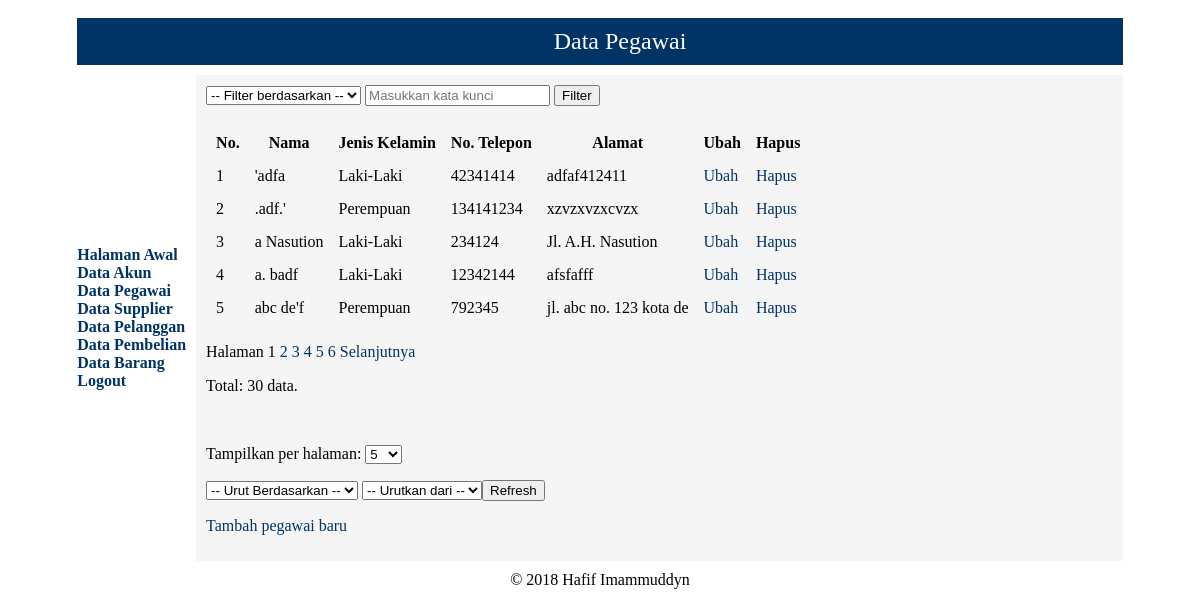
Page /lihat_pegawai.php (signed in) on the earlier database version.
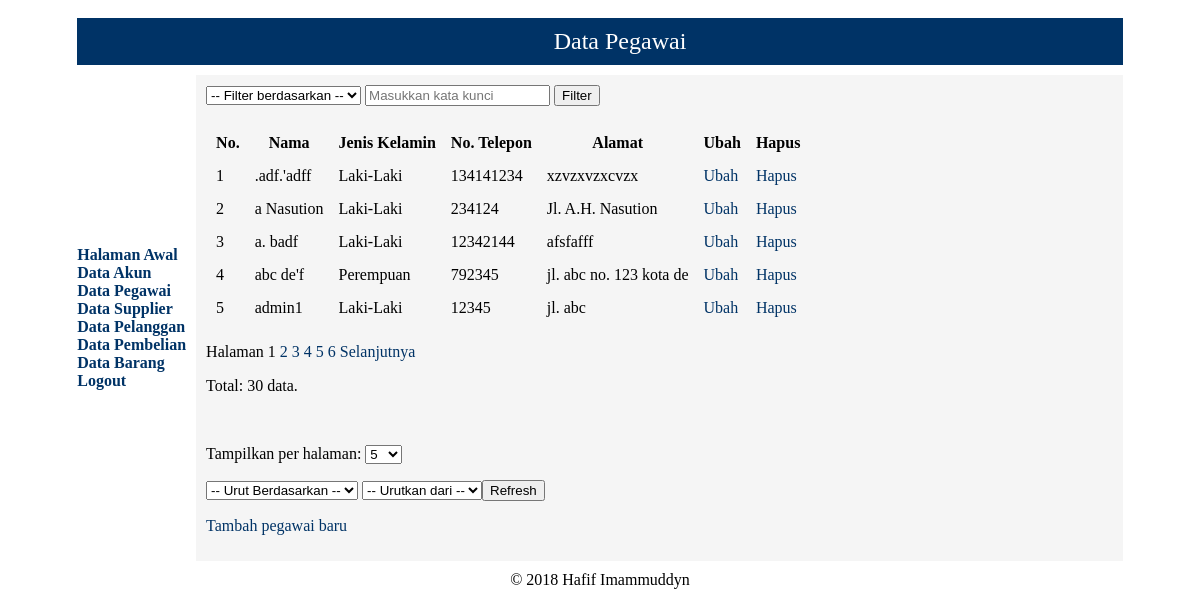
Same page on the later database version.
### tables this page shows
CREATE TABLE `tb_pegawai` (
  `kode_pegawai` int(11) NOT NULL AUTO_INCREMENT,
  `nama_lengkap` varchar(100) NOT NULL,
  `jenis_kelamin` enum('L','P') NOT NULL,
  `no_telepon` varchar(15) NOT NULL,
  `alamat` varchar(255) NOT NULL,
  PRIMARY KEY (`kode_pegawai`)
);

### lihat_pegawai.php (the view, shortened to what the changed rows need)
<?php
if (isset($_GET['display']) && check_five($_GET['display'])) {
    $display = $_GET['display'];
} else {
    if (isset($_SESSION['display'])) {
        $display = $_SESSION['display'];
    } else {
        $display = 5;
    }
}
if (isset($_GET['start']) && check_start($_GET['start'], $display)) {
    $start = $_GET['start'];
} else {
    $start = 0;
}
if (empty($_GET['col']) || empty($_GET['keyword']) || !in_array(strtolower($_GET['col']), ['1', '2', '3', '4'])) {
    $col = $keyword = FALSE;
} else {
    $col = trim(htmlentities(strip_tags($_GET['col'])));
    $keyword = trim(htmlentities(strip_tags($_GET['keyword'])));
}
if (isset($_GET['c'], $_GET['o']) && in_array($_GET['c'], [1, 2, 3, 4]) && in_array($_GET['o'], [1, 2])) {
    $c = $_GET['c'];
    $o = $_GET['o'];
    $sort_status = true;
} else {
    $c = $o = 1;
}
switch ($c) {
    case 1 : $column = 'nama_lengkap';
             break;
}
if ($o == 2) {
    $ob = 'DESC';
} else {
    $ob = 'ASC';
}
require('mysqli_connect.php');
if ($col && $keyword) {
    switch ($col) {
        case '1' : $colkey = 'nama_lengkap';
                   $hpc = 'Nama';
                   break;
        case '2' : $colkey = 'no_telepon';
                   $hpc = 'No. Telepon';
                   break;
        case '3' : $colkey = 'alamat';
                   $hpc = ucwords($colkey);
                   break;
    }
    $keyword = mysqli_real_escape_string($dbc, $keyword);
    $fq = " WHERE $colkey LIKE '%$keyword%'";
    $search = TRUE;
} else {
    $fq = '';
    $search = FALSE;
}
$q = "SELECT COUNT(*) FROM tb_pegawai $fq";
$r = @mysqli_query($dbc, $q) or die('<h1>Terjadi kesalahan!</h1><p>Kesalahan: ' . mysqli_error($dbc) . '</p>');
list($total_row) = mysqli_fetch_array($r, MYSQLI_NUM);
$q = "SELECT * FROM tb_pegawai $fq ORDER BY $column $ob LIMIT $start, $display";
$r = @mysqli_query($dbc, $q);
if ($r) {
    echo '<form name="pencarian" action="lihat_pegawai.php" method="get">
      <select name="col">
        <option value="">-- Filter berdasarkan --</option>
        <option value="1"' . ((isset($_GET['col']) && ($_GET['col'] == '1')) ? ' selected="selected"' : '') . '>Nama</option>
        <option value="2"' . ((isset($_GET['col']) && ($_GET['col'] == '2')) ? ' selected="selected"' : '') . '>No. Telepon</option>
        <option value="3"' . ((isset($_GET['col']) && ($_GET['col'] == '3')) ? ' selected="selected"' : '') . '>Alamat</option>
      </select>
      <input name="keyword" placeholder="Masukkan kata kunci" type="text" minlength="1" maxlength="255" value="' . ((isset($_GET['keyword']) ? $_GET['keyword'] : '')) . '" />
      <input name="submit" type="submit" value="Filter" />
    </form><br />';
    if ($total_row == 0) {
        if ($search) {
            echo '<p>Data tidak ditemukan.</p>';
        } else {
            echo '<p>Tidak ada data.</p>';
        }
    } else {
        echo '<table border="0" cellspacing="5" cellpadding="5">
          <tr>
            <th>No.</th>
            <th>Nama</th>
            <th>Jenis Kelamin</th>
            <th>No. Telepon</th>
            <th>Alamat</th>
            <th>Ubah</th>
            <th>Hapus</th>
          </tr>';
        $no = $start + 1;
        while ($row = mysqli_fetch_array($r, MYSQLI_ASSOC)) {
            echo '<tr>
                <td>' . $no . '</td>
                <td>' . $row['nama_lengkap'] . '</td>
                <td>' . (($row['jenis_kelamin'] == 'L') ? 'Laki-Laki' : 'Perempuan') . '</td>
                <td>' . $row['no_telepon'] . '</td>
                <td>' . $row['alamat'] . '</td>
                <td><a class="navlink" href="edit_pegawai.php?id=' . $row['kode_pegawai'] . '">Ubah</a></td>
                <td><a class="navlink" href="hapus_pegawai.php?id=' . $row['kode_pegawai'] . '">Hapus</a></td>
              </tr>';
            $no++;
        }
        echo '</table>';
        if (isset($_GET['c'])) {
            $c = $_GET['c'];
        } else {
            $c = NULL;
        }
        if (isset($_GET['o'])) {
            $o = $_GET['o'];
        } else {
            $o = NULL;
        }
        if ($total_row > $display) {
          $page = ceil($total_row / $display);
        } else {
          $page = 1;
        }
        if ($page > 1) {
            echo '<p>Halaman ';
            $current_page = ($start / $display) + 1;
            for ($i = 1; $i <= $page; $i++) {
                if ($i == $current_page) {
                    echo $i . ' ';
                } else {
                    echo '<a class="navlink" href="lihat_pegawai.php?col=' . $col . '&keyword=' . $keyword . '&start=' . ($display * ($i - 1)) . '&display=' . $display . '&c=' . $c . '&o=' . $o . '">' . $i . ' </a>';
                }
            }
            if ($current_page != $page) {
                echo ' <a class="navlink" href="lihat_pegawai.php?col=' . $col . '&keyword=' . $keyword . '&start=' . ($start + $display) . '&display=' . $display . '&c=' . $c . '&o=' . $o . '">Selanjutnya</a>';
            }
            echo '</p>';
        }
        echo '<p>Total: ' . $total_row . ' data.</p><br />';
        echo '<form name="sorting" action="lihat_pegawai.php" method="get">
            <p>
              <label>Tampilkan per halaman: </label>
              <select name="display">
                <option value="5"' . (($display == 5) ? ' selected="selected"' : '') . '>5</option>
                <option value="10"' . (($display == 10) ? ' selected="selected"' : '') . '>10</option>
                <option value="15"' . (($display == 15) ? ' selected="selected"' : '') . '>15</option>
              </select>
            </p>
            <p>
              <select name="c">
                <option value="">-- Urut Berdasarkan --</option>
                <option value="1"' . ((isset($_GET['c']) && ($_GET['c'] == 1)) ? ' selected="selected"' : '') . '>Nama</option>
                <option value="2"' . ((isset($_GET['c']) && ($_GET['c'] == 2)) ? ' selected="selected"' : '') . '>Jenis Kelamin</option>
                <option value="3"' . ((isset($_GET['c']) && ($_GET['c'] == 3)) ? ' selected="selected"' : '') . '>No. Telepon</option>
                <option value="4"' . ((isset($_GET['c']) && ($_GET['c'] == 4)) ? ' selected="selected"' : '') . '>Alamat</option>
              </select>
              <select name="o">
                <option value="">-- Urutkan dari --</option>
                <option value="1"' . ((isset($_GET['o']) && ($_GET['o'] == 1)) ? ' selected="selected"' : '') . '>A-Z</option>
                <option value="2"' . ((isset($_GET['o']) && ($_GET['o'] == 2)) ? ' selected="selected"' : '') . '>Z-A</option>
              </select>';
        echo '<input name="submit" type="submit" value="Refresh" /></p></form>';
    }
} else {
    echo '<h1>Terjadi kesalahan!</h1><p>Kesalahan:<br />' . mysqli_error($dbc) . '</p>';
}
echo '<p><a class="navlink" href="input_pegawai.php">Tambah pegawai baru</a></p>';
?>

Differences in the rows shown:
no longer on this page (row edited): tb_pegawai: nama_lengkap "'adfa", jenis_kelamin "Laki-Laki", no_telepon "42341414", alamat "adfaf412411"
changed tb_pegawai "xzvzxvzxcvzx": nama_lengkap ".adf.'" → ".adf.'adff"; jenis_kelamin "Perempuan" → "Laki-Laki"
now on this page (row unchanged): tb_pegawai: nama_lengkap "admin1", jenis_kelamin "Laki-Laki", no_telepon "12345", alamat "jl. abc"
